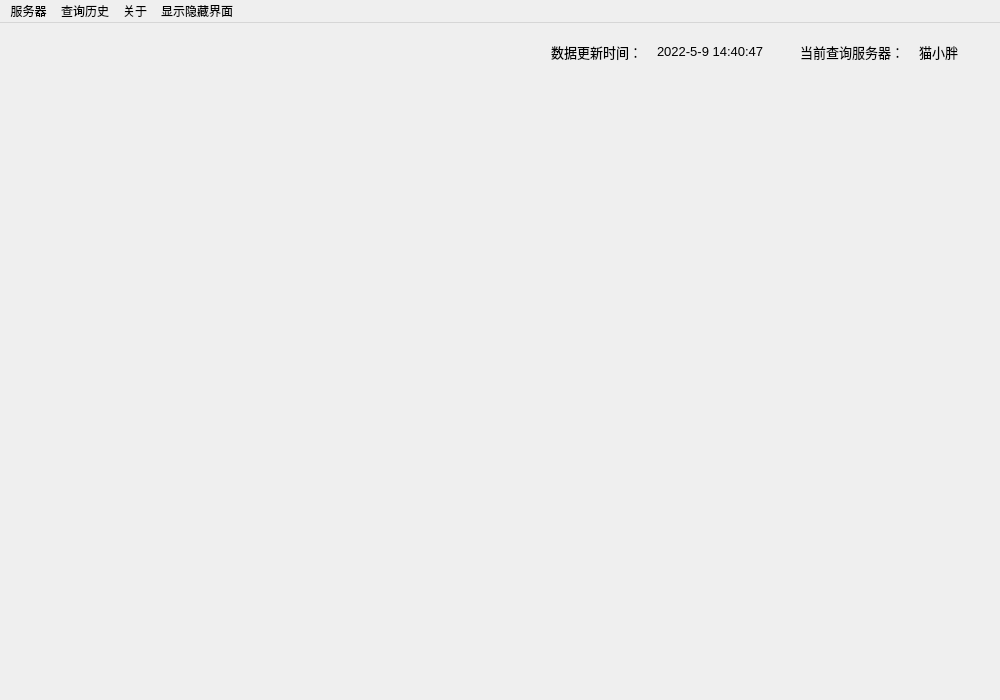
<?xml version="1.0" encoding="UTF-8"?>
<ui version="4.0">
 <class>mainWindow</class>
 <widget class="QMainWindow" name="mainWindow">
  <property name="enabled">
   <bool>true</bool>
  </property>
  <property name="geometry">
   <rect>
    <x>0</x>
    <y>0</y>
    <width>1000</width>
    <height>700</height>
   </rect>
  </property>
  <property name="sizePolicy">
   <sizepolicy hsizetype="Preferred" vsizetype="Preferred">
    <horstretch>0</horstretch>
    <verstretch>0</verstretch>
   </sizepolicy>
  </property>
  <property name="minimumSize">
   <size>
    <width>550</width>
    <height>600</height>
   </size>
  </property>
  <property name="windowTitle">
   <string>猴面雀 - FF14市场查询工具</string>
  </property>
  <widget class="QWidget" name="centralwidget">
   <layout class="QGridLayout" name="gridLayout" rowstretch="1,20" rowminimumheight="30,0">
    <property name="leftMargin">
     <number>10</number>
    </property>
    <property name="topMargin">
     <number>10</number>
    </property>
    <property name="rightMargin">
     <number>10</number>
    </property>
    <property name="bottomMargin">
     <number>10</number>
    </property>
    <item row="0" column="0">
     <widget class="QWidget" name="status_bar" native="true">
      <property name="sizePolicy">
       <sizepolicy hsizetype="Minimum" vsizetype="Minimum">
        <horstretch>0</horstretch>
        <verstretch>0</verstretch>
       </sizepolicy>
      </property>
      <property name="maximumSize">
       <size>
        <width>16777215</width>
        <height>50</height>
       </size>
      </property>
      <layout class="QGridLayout" name="gridLayout_3">
       <item row="0" column="0">
        <layout class="QHBoxLayout" name="horizontalLayout" stretch="10,1,2,1">
         <property name="spacing">
          <number>15</number>
         </property>
         <property name="sizeConstraint">
          <enum>QLayout::SetFixedSize</enum>
         </property>
         <property name="leftMargin">
          <number>0</number>
         </property>
         <item alignment="Qt::AlignRight">
          <widget class="QLabel" name="show_text_uptime">
           <property name="sizePolicy">
            <sizepolicy hsizetype="Fixed" vsizetype="Fixed">
             <horstretch>1</horstretch>
             <verstretch>1</verstretch>
            </sizepolicy>
           </property>
           <property name="font">
            <font>
             <family>Arial</family>
             <pointsize>10</pointsize>
            </font>
           </property>
           <property name="text">
            <string>数据更新时间：</string>
           </property>
          </widget>
         </item>
         <item alignment="Qt::AlignLeft">
          <widget class="QLabel" name="show_update_time">
           <property name="sizePolicy">
            <sizepolicy hsizetype="Fixed" vsizetype="Fixed">
             <horstretch>1</horstretch>
             <verstretch>1</verstretch>
            </sizepolicy>
           </property>
           <property name="minimumSize">
            <size>
             <width>0</width>
             <height>0</height>
            </size>
           </property>
           <property name="font">
            <font>
             <family>Arial</family>
             <pointsize>10</pointsize>
            </font>
           </property>
           <property name="text">
            <string>2022-5-9 14:40:47</string>
           </property>
          </widget>
         </item>
         <item alignment="Qt::AlignRight">
          <widget class="QLabel" name="show_text_server">
           <property name="sizePolicy">
            <sizepolicy hsizetype="Fixed" vsizetype="Fixed">
             <horstretch>1</horstretch>
             <verstretch>1</verstretch>
            </sizepolicy>
           </property>
           <property name="font">
            <font>
             <family>Arial</family>
             <pointsize>10</pointsize>
            </font>
           </property>
           <property name="text">
            <string>当前查询服务器：</string>
           </property>
          </widget>
         </item>
         <item alignment="Qt::AlignLeft">
          <widget class="QLabel" name="show_server">
           <property name="sizePolicy">
            <sizepolicy hsizetype="Fixed" vsizetype="Fixed">
             <horstretch>1</horstretch>
             <verstretch>1</verstretch>
            </sizepolicy>
           </property>
           <property name="font">
            <font>
             <family>Arial</family>
             <pointsize>10</pointsize>
            </font>
           </property>
           <property name="text">
            <string>猫小胖</string>
           </property>
          </widget>
         </item>
        </layout>
       </item>
      </layout>
     </widget>
    </item>
    <item row="1" column="0">
     <layout class="QGridLayout" name="show_data_area">
      <item row="0" column="0">
       <widget class="QWidget" name="show_data_box" native="true"/>
      </item>
     </layout>
    </item>
   </layout>
  </widget>
  <widget class="QMenuBar" name="menubar">
   <property name="geometry">
    <rect>
     <x>0</x>
     <y>0</y>
     <width>1000</width>
     <height>20</height>
    </rect>
   </property>
   <widget class="QMenu" name="server">
    <property name="title">
     <string>服务器</string>
    </property>
    <widget class="QMenu" name="server_luxingniao">
     <property name="title">
      <string>陆行鸟</string>
     </property>
     <addaction name="select_server_luxingniao"/>
     <addaction name="select_server_hongyuhai"/>
     <addaction name="select_server_shenyizhidi"/>
     <addaction name="select_server_lanuoxiya"/>
     <addaction name="select_server_huanyignqundao"/>
     <addaction name="select_server_mengyachi"/>
     <addaction name="select_server_yuzhouheyin"/>
     <addaction name="select_server_woxianxiran"/>
     <addaction name="select_server_chenxiwangzuo"/>
    </widget>
    <widget class="QMenu" name="server_moguli">
     <property name="title">
      <string>莫古力</string>
     </property>
     <addaction name="select_server_moguli"/>
     <addaction name="select_server_baiyinxiang"/>
     <addaction name="select_server_baijinhuanxiang"/>
     <addaction name="select_server_shenquanhen"/>
     <addaction name="select_server_chaofengting"/>
     <addaction name="select_server_lvrenzhanqiao"/>
     <addaction name="select_server_fuxiaozhijian"/>
     <addaction name="select_server_longchaoshendian"/>
     <addaction name="select_server_mengyubaojing"/>
    </widget>
    <widget class="QMenu" name="server_maoxiaopang">
     <property name="title">
      <string>猫小胖</string>
     </property>
     <addaction name="select_server_maoxiaopang"/>
     <addaction name="select_server_zishuizhanqiao"/>
     <addaction name="select_server_yanxia"/>
     <addaction name="select_server_jingyuzhuagnyuan"/>
     <addaction name="select_server_moduna"/>
     <addaction name="select_server_haimaochawu"/>
     <addaction name="select_server_roufenghaiwan"/>
     <addaction name="select_server_hupoyuan"/>
    </widget>
    <widget class="QMenu" name="server_doudouchai">
     <property name="title">
      <string>豆豆柴</string>
     </property>
     <addaction name="select_server_doudouchai"/>
     <addaction name="select_server_shuijingta"/>
     <addaction name="select_server_yinleihu"/>
     <addaction name="select_server_taiyanghaian"/>
     <addaction name="select_server_yixiujiade"/>
     <addaction name="select_server_hongchachuan"/>
    </widget>
    <addaction name="select_server_all"/>
    <addaction name="server_luxingniao"/>
    <addaction name="server_moguli"/>
    <addaction name="server_maoxiaopang"/>
    <addaction name="server_doudouchai"/>
   </widget>
   <widget class="QMenu" name="query_history">
    <property name="title">
     <string>查询历史</string>
    </property>
   </widget>
   <widget class="QMenu" name="about">
    <property name="title">
     <string>关于</string>
    </property>
   </widget>
   <widget class="QMenu" name="menu">
    <property name="title">
     <string>显示隐藏界面</string>
    </property>
    <addaction name="action1"/>
    <addaction name="action2"/>
    <addaction name="action3"/>
   </widget>
   <addaction name="server"/>
   <addaction name="query_history"/>
   <addaction name="about"/>
   <addaction name="menu"/>
  </widget>
  <action name="select_server_all">
   <property name="enabled">
    <bool>false</bool>
   </property>
   <property name="text">
    <string>国服</string>
   </property>
  </action>
  <action name="select_server_hongyuhai">
   <property name="enabled">
    <bool>true</bool>
   </property>
   <property name="text">
    <string>红玉海</string>
   </property>
  </action>
  <action name="select_server_shenyizhidi">
   <property name="text">
    <string>神意之地</string>
   </property>
  </action>
  <action name="select_server_lanuoxiya">
   <property name="text">
    <string>拉诺西亚</string>
   </property>
  </action>
  <action name="select_server_huanyignqundao">
   <property name="text">
    <string>幻影群岛</string>
   </property>
  </action>
  <action name="select_server_mengyachi">
   <property name="text">
    <string>萌芽池</string>
   </property>
  </action>
  <action name="select_server_yuzhouheyin">
   <property name="text">
    <string>宇宙和音</string>
   </property>
  </action>
  <action name="select_server_woxianxiran">
   <property name="text">
    <string>沃仙曦染</string>
   </property>
  </action>
  <action name="select_server_chenxiwangzuo">
   <property name="text">
    <string>晨曦王座</string>
   </property>
  </action>
  <action name="select_server_baiyinxiang">
   <property name="text">
    <string>白银乡</string>
   </property>
  </action>
  <action name="select_server_baijinhuanxiang">
   <property name="text">
    <string>白金幻象</string>
   </property>
  </action>
  <action name="select_server_shenquanhen">
   <property name="text">
    <string>神拳痕</string>
   </property>
  </action>
  <action name="select_server_chaofengting">
   <property name="text">
    <string>潮风亭</string>
   </property>
  </action>
  <action name="select_server_lvrenzhanqiao">
   <property name="text">
    <string>旅人栈桥</string>
   </property>
  </action>
  <action name="select_server_fuxiaozhijian">
   <property name="text">
    <string>拂晓之间</string>
   </property>
  </action>
  <action name="select_server_longchaoshendian">
   <property name="text">
    <string>龙巢神殿</string>
   </property>
  </action>
  <action name="select_server_mengyubaojing">
   <property name="text">
    <string>梦羽宝境</string>
   </property>
  </action>
  <action name="select_server_zishuizhanqiao">
   <property name="text">
    <string>紫水栈桥</string>
   </property>
  </action>
  <action name="select_server_yanxia">
   <property name="text">
    <string>延夏</string>
   </property>
  </action>
  <action name="select_server_jingyuzhuagnyuan">
   <property name="text">
    <string>静语庄园</string>
   </property>
  </action>
  <action name="select_server_moduna">
   <property name="text">
    <string>摩杜纳</string>
   </property>
  </action>
  <action name="select_server_haimaochawu">
   <property name="text">
    <string>海猫茶屋</string>
   </property>
  </action>
  <action name="select_server_roufenghaiwan">
   <property name="text">
    <string>柔风海湾</string>
   </property>
  </action>
  <action name="select_server_hupoyuan">
   <property name="text">
    <string>琥珀原</string>
   </property>
  </action>
  <action name="select_server_shuijingta">
   <property name="text">
    <string>水晶塔</string>
   </property>
   <property name="toolTip">
    <string>水晶塔</string>
   </property>
  </action>
  <action name="select_server_yinleihu">
   <property name="text">
    <string>银泪湖</string>
   </property>
   <property name="toolTip">
    <string>银泪湖</string>
   </property>
  </action>
  <action name="select_server_taiyanghaian">
   <property name="text">
    <string>太阳海岸</string>
   </property>
   <property name="toolTip">
    <string>太阳海岸</string>
   </property>
  </action>
  <action name="select_server_yixiujiade">
   <property name="text">
    <string>伊修加德</string>
   </property>
   <property name="toolTip">
    <string>伊修加德</string>
   </property>
  </action>
  <action name="select_server_hongchachuan">
   <property name="text">
    <string>红茶川</string>
   </property>
   <property name="toolTip">
    <string>红茶川</string>
   </property>
  </action>
  <action name="select_server_luxingniao">
   <property name="text">
    <string>陆行鸟(全区服)</string>
   </property>
  </action>
  <action name="select_server_moguli">
   <property name="text">
    <string>莫古力(全区服)</string>
   </property>
  </action>
  <action name="select_server_maoxiaopang">
   <property name="text">
    <string>猫小胖(全区服)</string>
   </property>
  </action>
  <action name="select_server_doudouchai">
   <property name="text">
    <string>豆豆柴(全区服)</string>
   </property>
  </action>
  <action name="action1">
   <property name="checkable">
    <bool>true</bool>
   </property>
   <property name="checked">
    <bool>false</bool>
   </property>
   <property name="text">
    <string>显示隐藏查询首页</string>
   </property>
  </action>
  <action name="action2">
   <property name="checkable">
    <bool>true</bool>
   </property>
   <property name="text">
    <string>显示隐藏物品列表</string>
   </property>
  </action>
  <action name="action3">
   <property name="checkable">
    <bool>true</bool>
   </property>
   <property name="text">
    <string>显示隐藏物品详情</string>
   </property>
  </action>
 </widget>
 <resources/>
 <connections>
  <connection>
   <sender>action1</sender>
   <signal>triggered(bool)</signal>
   <receiver>show_data_box</receiver>
   <slot>setHidden(bool)</slot>
   <hints>
    <hint type="sourcelabel">
     <x>-1</x>
     <y>-1</y>
    </hint>
    <hint type="destinationlabel">
     <x>541</x>
     <y>404</y>
    </hint>
   </hints>
  </connection>
 </connections>
</ui>
